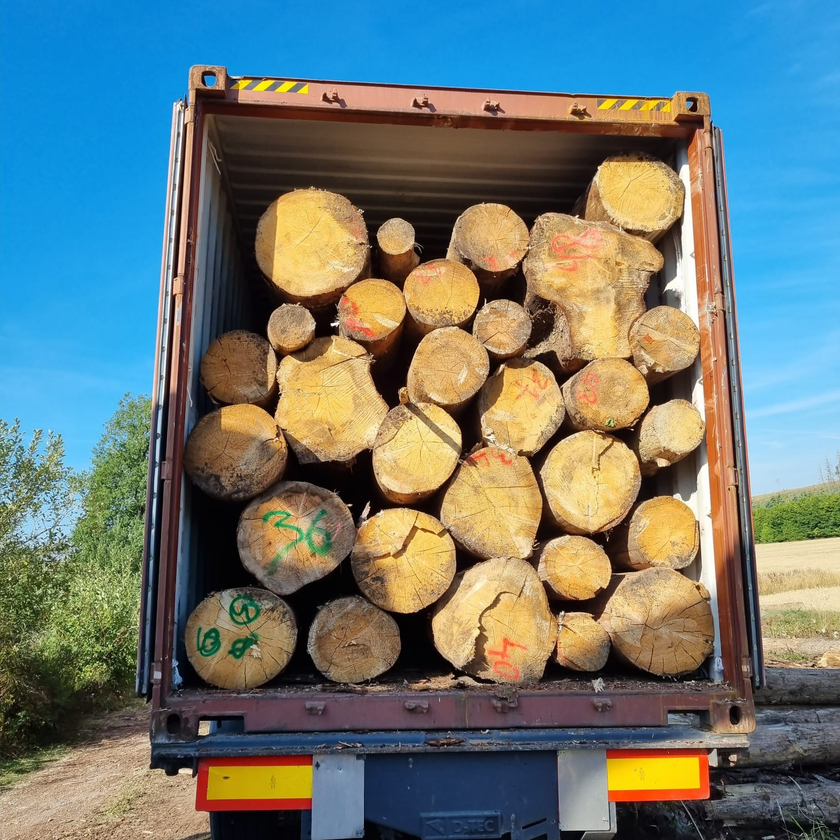
#> input picture MicrosoftTeams-image (3).png, 840 x 840 px, shrunk from 1512 x 1512 before the run
$ python tuneParameters.py --image 'MicrosoftTeams-image (3).png'
#> lines starting #> are read from the running program, lines starting #| are printed output that depends on the picture
import numpy as np
import argparse
import cv2
import signal

from functools import wraps
import errno
import os
import copy

ap = argparse.ArgumentParser()
ap.add_argument("-i", "--image", required = True, help = "Path to the image")
args = vars(ap.parse_args())

image = cv2.imread(args["image"])
#> image is the input picture: shape (840, 840, 3); mean B, G, R 118.1, 122, 108.3
orig_image = np.copy(image)
output = image.copy()
gray = cv2.cvtColor(image, cv2.COLOR_BGR2GRAY)
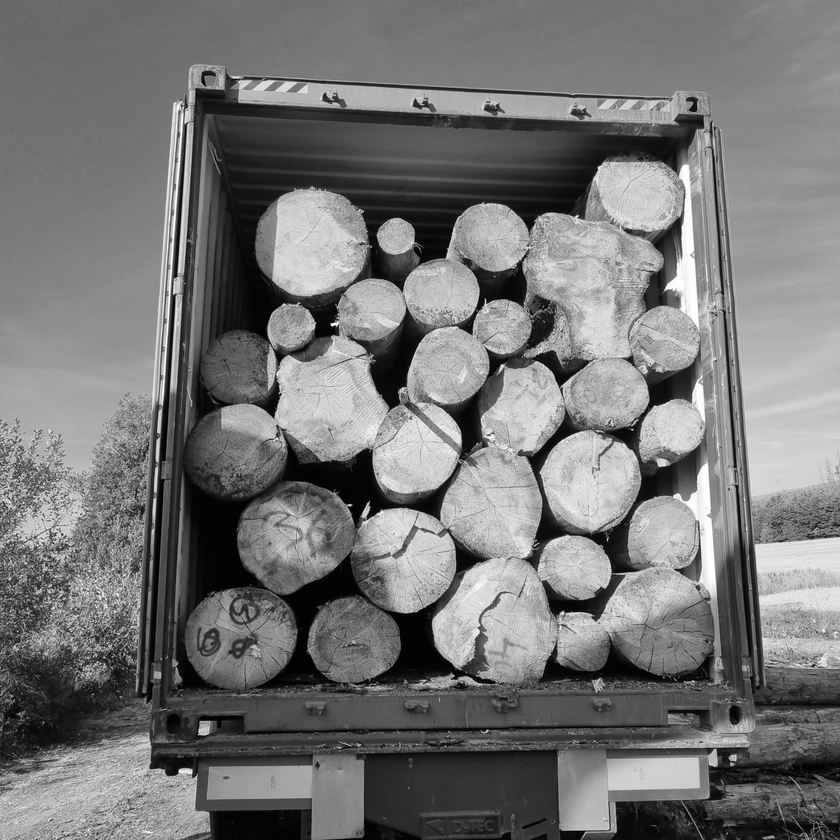
#> gray: shape (840, 840); min 0, max 255, mean 117.5

cv2.imshow("gray", gray)
cv2.waitKey(0)

circles = None

minimum_circle_size = 10      #this is the range of possible circle in pixels you want to find
maximum_circle_size = 50     #maximum possible circle size you're willing to find in pixels

guess_dp = 1.0

number_of_circles_expected = 50          #we expect to find just one circle
breakout = False

max_guess_accumulator_array_threshold = 100     #minimum of 1, no maximum, (max 300?) the quantity of votes
                                                #needed to qualify for a circle to be found.
circleLog = []

guess_accumulator_array_threshold = max_guess_accumulator_array_threshold

while guess_accumulator_array_threshold > 1 and breakout == False:
    #start out with smallest resolution possible, to find the most precise circle, then creep bigger if none found
    guess_dp = 1.0
    print("resetting guess_dp:" + str(guess_dp))
    while guess_dp < 9 and breakout == False:
        guess_radius = maximum_circle_size
        print("setting guess_radius: " + str(guess_radius))
        print(circles is None)
        while True:

            #HoughCircles algorithm isn't strong enough to stand on its own if you don't
            #know EXACTLY what radius the circle in the image is, (accurate to within 3 pixels)
            #If you don't know radius, you need lots of guess and check and lots of post-processing
            #verification.  Luckily HoughCircles is pretty quick so we can brute force.

            print("guessing radius: " + str(guess_radius) +
                    " and dp: " + str(guess_dp) + " vote threshold: " +
                    str(guess_accumulator_array_threshold))

#> (the run stopped early here; a loop or call above may not have finished)

$ run again, on 360_F_147133999_Ou2rEaqA5mxoiM08Id5tRS7C5i5273LM.bmp
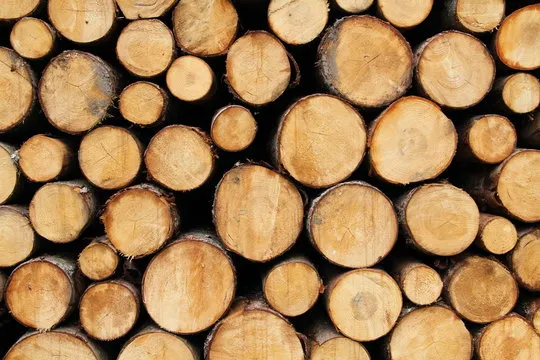
#> input picture 360_F_147133999_Ou2rEaqA5mxoiM08Id5tRS7C5i5273LM.bmp, 540 x 360 px
#> image is the input picture: shape (360, 540, 3); mean B, G, R 83.1, 125.9, 162.5
#> `gray = cv2.cvtColor(image, cv2.COLOR_BGR2GRAY)`:
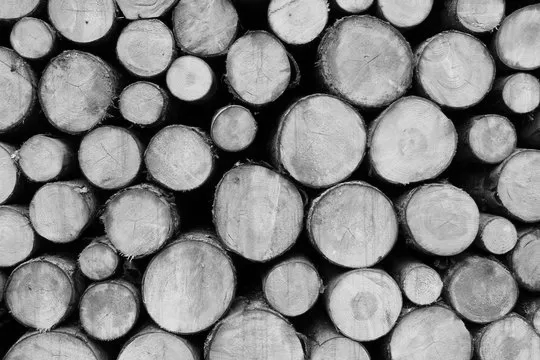
#> gray: shape (360, 540); min 0, max 248, mean 132

$ run again, on 360_F_267433702_5eJjTkGaqwo04xBKU4Oaq8HvMokUduBY.bmp
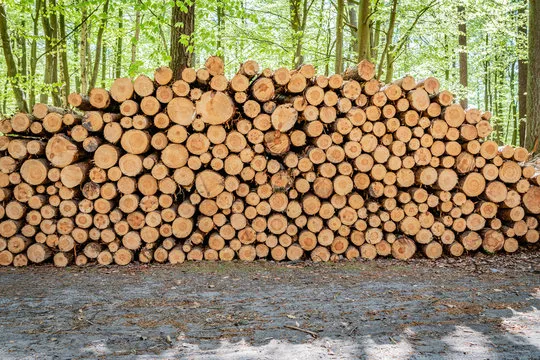
#> input picture 360_F_267433702_5eJjTkGaqwo04xBKU4Oaq8HvMokUduBY.bmp, 540 x 360 px
#> image is the input picture: shape (360, 540, 3); mean B, G, R 99, 135.4, 152.5
#> `gray = cv2.cvtColor(image, cv2.COLOR_BGR2GRAY)`:
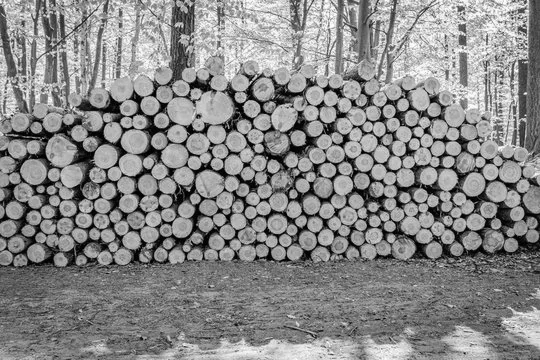
#> gray: shape (360, 540); min 0, max 255, mean 136.4

$ run again, on Poltervermessung_2.jpg
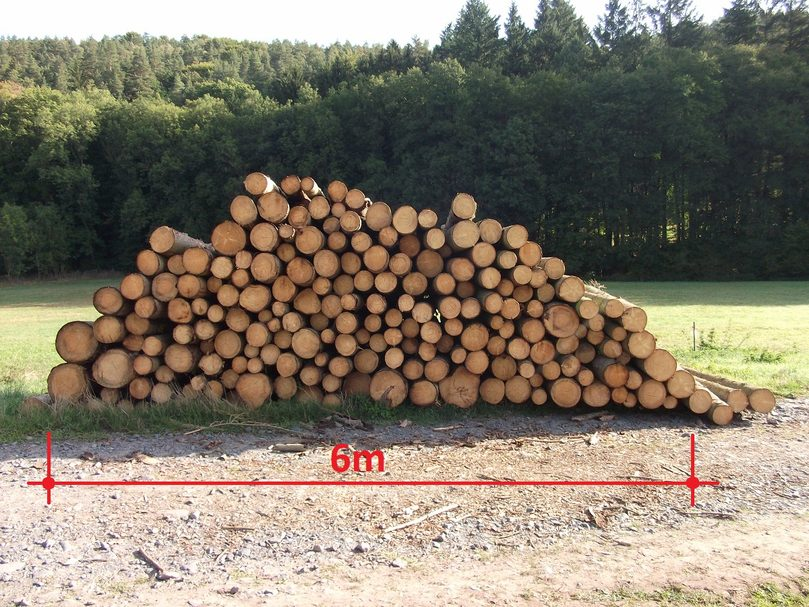
#> input picture Poltervermessung_2.jpg, 809 x 607 px
#> image is the input picture: shape (607, 809, 3); mean B, G, R 108.7, 124.1, 133.7
#> `gray = cv2.cvtColor(image, cv2.COLOR_BGR2GRAY)`:
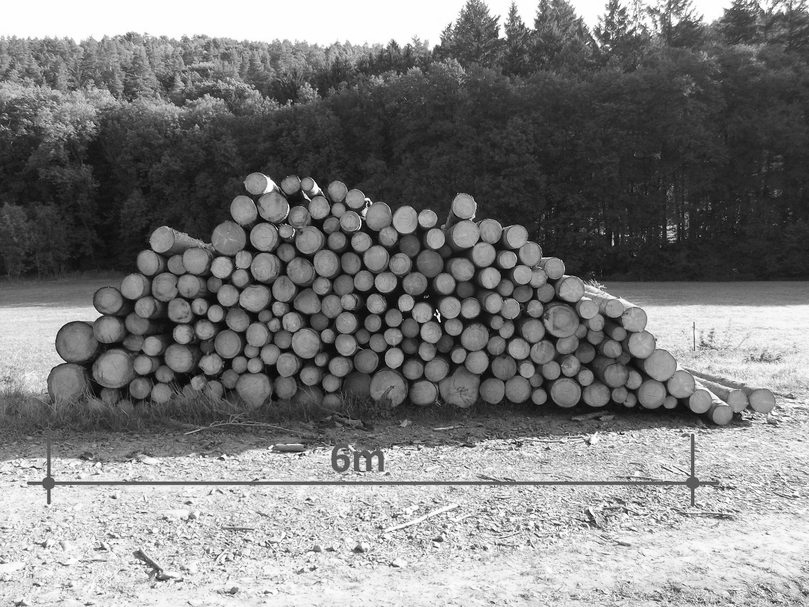
#> gray: shape (607, 809); min 0, max 255, mean 125.2
